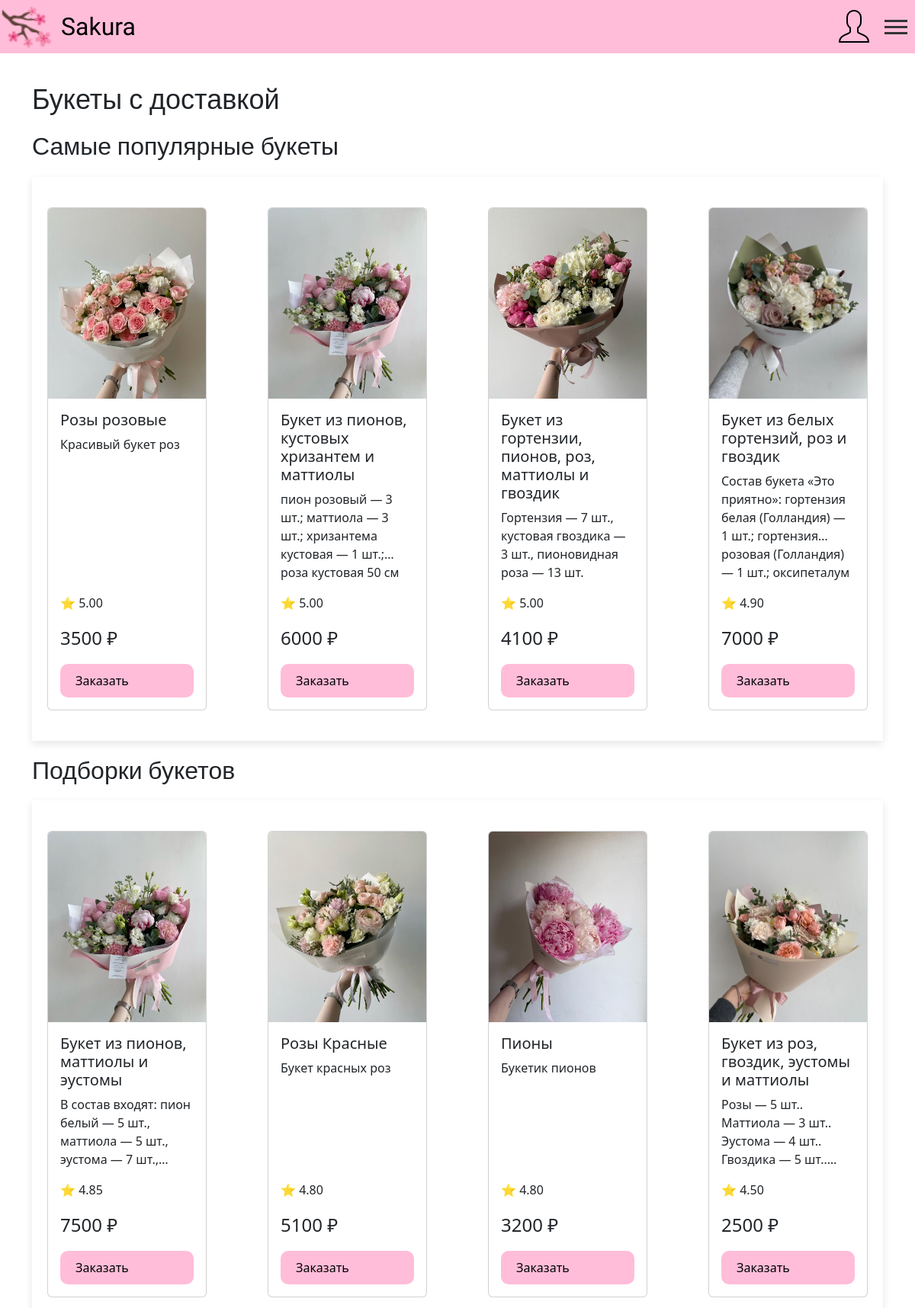
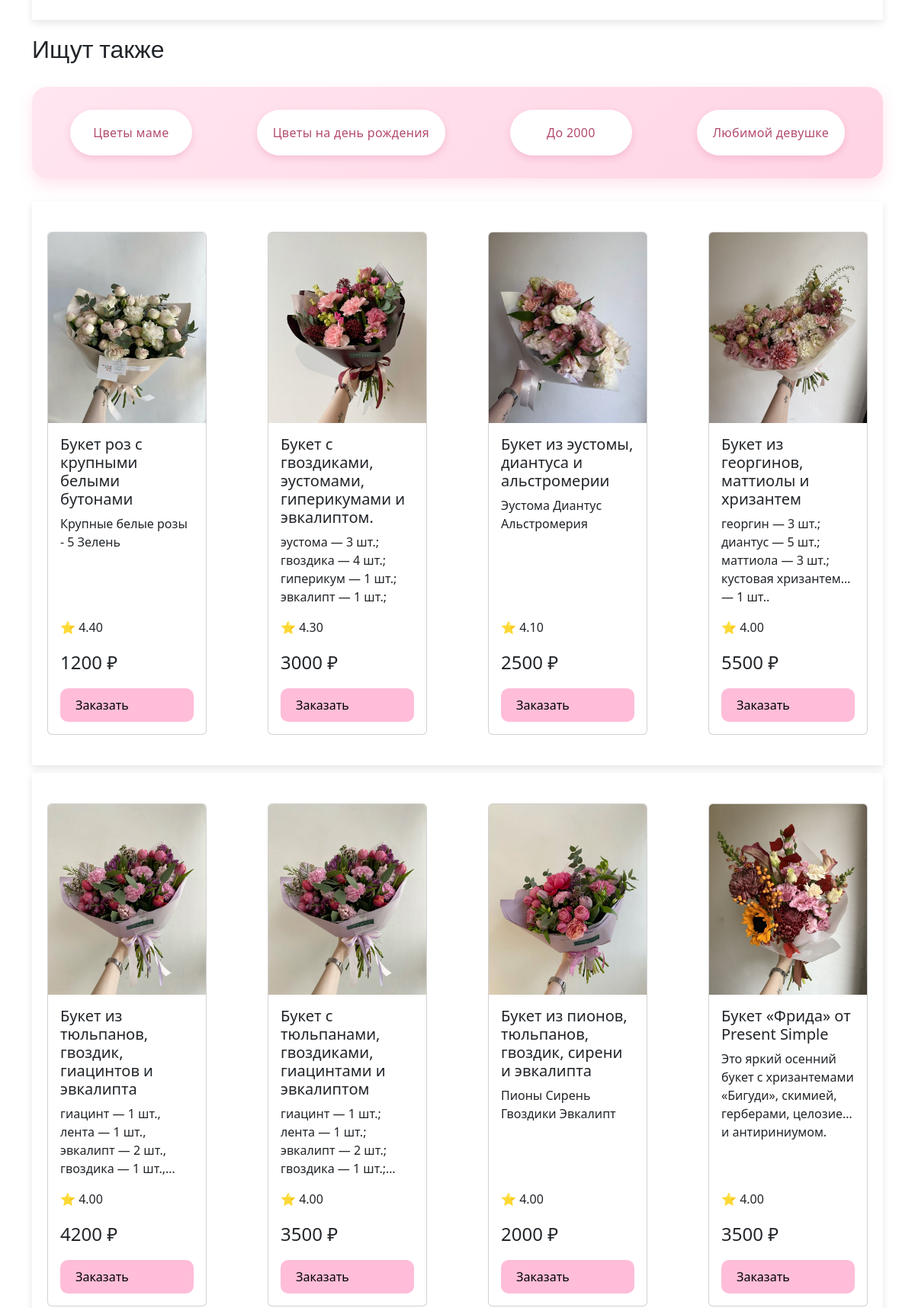
Screenshot of /catalog.php (upper part) with the database file from the repository (2 pictures, top to bottom).
### tables this page shows
CREATE TABLE `tovar` (
  `id` int(11) NOT NULL,
  `name` varchar(255) NOT NULL,
  `description` varchar(255) NOT NULL,
  `price` int(11) NOT NULL,
  `rating` decimal(3,2) DEFAULT 5.00,
  `image` varchar(255) DEFAULT 'flow1.jpg'
);

### catalog.php (the view, shortened to what this page needs)
<?php
require_once './db.php';
$result = $conn->query("SELECT * FROM tovar ORDER BY rating DESC LIMIT 4");
$result2 = $conn->query("SELECT * FROM tovar ORDER BY rating DESC LIMIT 4, 4");
$result3 = $conn->query("SELECT * FROM tovar ORDER BY rating DESC LIMIT 8, 4");
$result4 = $conn->query("SELECT * FROM tovar ORDER BY rating DESC LIMIT 12, 4");
?>
<!DOCTYPE html>
<html lang="en">
<head>
    <link rel="stylesheet" href="./css/style.css">
    <link href="https://cdn.jsdelivr.net/npm/bootstrap@5.3.2/dist/css/bootstrap.min.css" rel="stylesheet"
>
</head>
<body>
    <header>
        <div class="header-block">
            <div class="block-logo">
                <a href="http://localhost/Flow/index.php"><img src="./images/logo.png" alt="Логотип"></a>
                <a href="http://localhost/Flow/index.php"><p>Sakura</p></a>
            </div>
            <div class="catalog-account">
                <a href="http://localhost/Flow/main.php"><img src="./images/account.png" alt="Личынй кабинет"></a>
                <label for="burger-toggle" class="burger">
                    <span></span>
                    <span></span>
                    <span></span>
                </label>
            </div>
        </div>
    </header>
    <div class="container">
        <main class="main-block">
            <h1>Букеты с доставкой</h1>
            <h2>Самые популярные букеты</h2>
            <section class="popular-tovar">
                <?php while($b = $result->fetch_assoc()): ?>
                    <div class="card">
                        <img src="./images/<?php echo $b['image']; ?>" class="card-img-top">
                        <div class="card-body">
                            <h5 class="card-title"><?php echo $b['name']; ?></h5>
                            <p class="card-text"><?php echo $b['description']; ?></p>
                            <p>⭐ <?php echo $b['rating']; ?></p>
                            <p class="card-price"><?php echo $b['price']; ?> ₽</p>
                            <a href="order.php?id=<?= $b['id'] ?>" class="btn-btn-primary">Заказать</a>
                        </div>
                    </div>
                <?php endwhile; ?>
            </section>
            <h2>Подборки букетов</h2>
            <section class="popular-tovar">
                <?php while($b = $result2->fetch_assoc()): ?>
                    <div class="card">
                        <img src="./images/<?php echo $b['image']; ?>" class="card-img-top">
                        <div class="card-body">
                            <h5 class="card-title"><?php echo $b['name']; ?></h5>
                            <p class="card-text"><?php echo $b['description']; ?></p>
                            <p>⭐ <?php echo $b['rating']; ?></p>
                            <p class="card-price"><?php echo $b['price']; ?> ₽</p>
                            <a href="order.php?id=<?= $b['id'] ?>" class="btn-btn-primary">Заказать</a>
                        </div>
                    </div>
                <?php endwhile; ?>
            </section>
            <h2>Ищут также</h2>
            <section>
                <div class="type_flow">
                    <div class="elem_type1">
                        <p>Цветы маме</p>
                    </div>
                    <div class="elem_type1">
                        <p>Цветы на день рождения</p>
                    </div>
                    <div class="elem_type1">
                        <p>До 2000</p>
                    </div>
                    <div class="elem_type1">
                        <p>Любимой девушке</p>
                    </div>
                </div>
            </section>
            <section class="popular-tovar">
                <?php while($b = $result3->fetch_assoc()): ?>
                    <div class="card">
                        <img src="./images/<?php echo $b['image']; ?>" class="card-img-top">
                        <div class="card-body">
                            <h5 class="card-title"><?php echo $b['name']; ?></h5>
                            <p class="card-text"><?php echo $b['description']; ?></p>
                            <p>⭐ <?php echo $b['rating']; ?></p>
                            <p class="card-price"><?php echo $b['price']; ?> ₽</p>
                            <a href="order.php?id=<?= $b['id'] ?>" class="btn-btn-primary">Заказать</a>
                        </div>
                    </div>
                <?php endwhile; ?>
            </section>
            <section class="popular-tovar">
                <?php while($b = $result4->fetch_assoc()): ?>
                    <div class="card">
                        <img src="./images/<?php echo $b['image']; ?>" class="card-img-top">
                        <div class="card-body">
                            <h5 class="card-title"><?php echo $b['name']; ?></h5>
                            <p class="card-text"><?php echo $b['description']; ?></p>
                            <p>⭐ <?php echo $b['rating']; ?></p>
                            <p class="card-price"><?php echo $b['price']; ?> ₽</p>
                            <a href="order.php?id=<?= $b['id'] ?>" class="btn-btn-primary">Заказать</a>
                        </div>
                    </div>
                <?php endwhile; ?>
            </section>
        </main>
    </div>
</body>
</html>

### css/style.css (style rules this page uses)
html, body, div, span, applet, object, iframe, h1, h4, h5, h6, p, blockquote, pre, a, abbr, acronym, address, big, cite, code, del, dfn, em, img, ins, kbd, q, s, samp, small, strike, strong, sub, sup, tt, var, b, u, i, center, dl, dt, dd, ol, ul, li, fieldset, form, label, legend, table, caption, tbody, tfoot, thead, tr, th, td, article, aside, canvas, details, embed, figure, figcaption, footer, header, hgroup, menu, nav, output, ruby, section, summary, time, mark, audio, video { margin: 0; padding: 0; border: 0; font-size: 100%; font: inherit; vertical-align: baseline; }
article, aside, details, figcaption, figure, footer, header, hgroup, menu, nav, section { display: block; }
body { line-height: 1; }
html, body { height: 100%; margin: 0; padding: 0; }
body { display: flex; flex-direction: column; min-height: 100vh; }
.header-block { background: #FFBDD9; display: flex; justify-content: space-between; }
.block-logo { display: flex; align-items: center; gap: 10px; }
.block-logo a { display: flex; text-decoration: none; color: black; }
.block-logo a img { width: 70px; height: 70px; }
.block-logo p { font-family: "Rochester", cursive; font-weight: 300; font-size: 32px; margin: 0; line-height: 1; }
.catalog-account { display: flex; align-items: center; gap: 15px; position: relative; margin-right: 10px; }
.burger { display: flex; flex-direction: column; cursor: pointer; gap: 5px; }
.burger span { width: 30px; height: 3px; background-color: #333; transition: 0.3s; }
.main-block h1 { font-family: "Roboto", sans-serif; font-weight: 500; font-size: 36px; margin-left: 100px; display: flex; align-items: center; margin-top: 20px; margin-left: auto; margin-bottom: 20px; }
.main-block h2 { font-family: "Roboto", sans-serif; font-weight: 300; font-size: 32px; margin-left: 100px; display: flex; align-items: center; margin-top: 20px; margin-left: auto; margin-bottom: 20px; }
.popular-tovar { display: flex; justify-content: center; gap: 10px; box-shadow: 0 4px 10px rgba(0, 0, 0, 0.1); margin-bottom: 10px; }
.container { flex: 1 0 auto; width: 100%; max-width: 1400px; margin: 0 auto; padding: 20px; }
main { width: 100%; }
.card-price { font-size: 24px; font-weight: 500; }
.popular-tovar { display: flex; justify-content: center; gap: 40px; flex-wrap: nowrap; padding-bottom: 20px; padding-top: 20px; }
.popular-tovar .card { width: 280px; height: auto; display: flex; flex-direction: column; margin-top: 20px; margin-bottom: 20px; margin-left: 20px; margin-right: 20px; }
.popular-tovar .card-img-top { height: 250px; object-fit: cover; width: 100%; }
.popular-tovar .card-body { flex: 1; display: flex; flex-direction: column; }
.popular-tovar .card-text { flex: 1; overflow: hidden; text-overflow: ellipsis; display: -webkit-box; -webkit-box-orient: vertical; -webkit-line-clamp: 4; }
.popular-tovar .btn-btn-primary { margin-top: auto; }
.btn-btn-primary { background: #FFBDD9; text-decoration: none; color: black; padding: 10px 20px; border-radius: 10px; }
.type_flow { background: linear-gradient(135deg, #ffe6f0 0%, #ffd4e4 100%); width: 100%; min-height: 120px; border-radius: 20px; display: flex; justify-content: space-around; align-items: center; flex-wrap: wrap; gap: 15px; padding: 20px 15px; margin: 30px 0; box-shadow: 0 8px 20px rgba(255, 120, 160, 0.2); }
.elem_type1 { background: white; min-width: 160px; height: 60px; padding: 0 20px; border-radius: 40px; display: flex; align-items: center; justify-content: center; box-shadow: 0 4px 10px rgba(226, 124, 165, 0.3); cursor: pointer; transition: all 0.3s ease; border: 1px solid rgba(255, 255, 255, 0.6); }
.elem_type1 p { text-align: center; margin: 0; color: #b34b6b; font-weight: 500; font-size: 1rem; letter-spacing: 0.3px; transition: color 0.3s ease; white-space: nowrap; }
h2 { font-family: "Roboto", sans-serif; font-weight: 300; font-size: 32px; text-align: center; margin-top: 10px; }

### rows the page displays
tovar: image (picture), name "Розы розовые", description "Красивый букет роз", rating "5.00", price "3500"
tovar: image (picture), name "Букет из пионов, кустовых хризантем и маттиолы", description "пион розовый — 3 шт.; маттиола — 3 шт.; хризантема кустовая — 1 шт.; роза кустовая 50…", rating "5.00", price "6000"
tovar: image (picture), name "Букет из гортензии, пионов, роз, маттиолы и гвоздик", description "Гортензия — 7 шт., кустовая гвоздика — 3 шт., пионовидная роза — 13 шт.", rating "5.00", price "4100"
tovar: image (picture), name "Букет из белых гортензий, роз и гвоздик", description "Состав букета «Это приятно»: гортензия белая (Голландия) — 1 шт.; гортензия розовая (Голландия) — 1 шт.;…", rating "4.90", price "7000"
tovar: image (picture), name "Букет из пионов, маттиолы и эустомы", description "В состав входят: пион белый — 5 шт., маттиола — 5 шт., эустома — 7…", rating "4.85", price "7500"
tovar: image (picture), name "Розы Красные", description "Букет красных роз", rating "4.80", price "5100"
tovar: image (picture), name "Пионы", description "Букетик пионов", rating "4.80", price "3200"
tovar: image (picture), name "Букет из роз, гвоздик, эустомы и маттиолы", description "Розы — 5 шт.. Маттиола — 3 шт.. Эустома — 4 шт.. Гвоздика — 5…", rating "4.50", price "2500"
tovar: image (picture), name "Букет роз с крупными белыми бутонами", description "Крупные белые розы - 5 Зелень", rating "4.40", price "1200"
tovar: image (picture), name "Букет с гвоздиками, эустомами, гиперикумами и эвкалиптом.", description "эустома — 3 шт.; гвоздика — 4 шт.; гиперикум — 1 шт.; эвкалипт — 1 шт.;", rating "4.30", price "3000"
tovar: image (picture), name "Букет из эустомы, диантуса и альстромерии", description "Эустома Диантус Альстромерия", rating "4.10", price "2500"
tovar: image (picture), name "Букет из георгинов, маттиолы и хризантем", description "георгин — 3 шт.; диантус — 5 шт.; маттиола — 3 шт.; кустовая хризантема — 1 шт..", rating "4.00", price "5500"
tovar: image (picture), name "Букет из тюльпанов, гвоздик, гиацинтов и эвкалипта", description "гиацинт — 1 шт., лента — 1 шт., эвкалипт — 2 шт., гвоздика — 1…", rating "4.00", price "4200"
tovar: image (picture), name "Букет с тюльпанами, гвоздиками, гиацинтами и эвкалиптом", description "гиацинт — 1 шт.; лента — 1 шт.; эвкалипт — 2 шт.; гвоздика — 1…", rating "4.00", price "3500"
tovar: image (picture), name "Букет из пионов, тюльпанов, гвоздик, сирени и эвкалипта", description "Пионы Сирень Гвоздики Эвкалипт", rating "4.00", price "2000"
tovar: image (picture), name "Букет «Фрида» от Present Simple", description "Это яркий осенний букет с хризантемами «Бигуди», скимией, герберами, целозией и антириниумом.", rating "4.00", price "3500"
